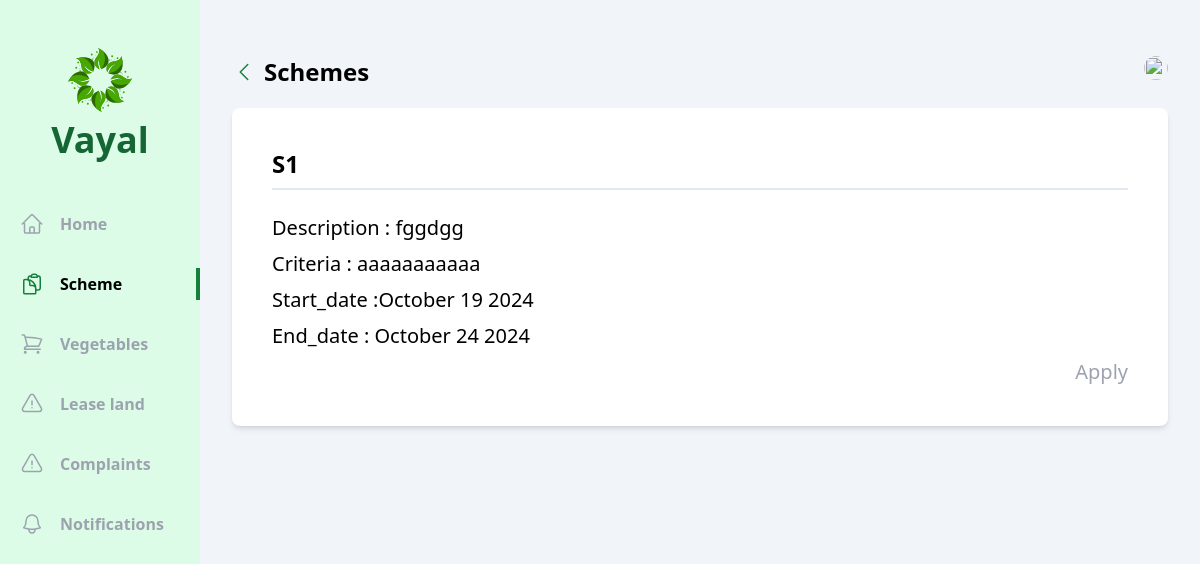
The app's page /user/schemes/2/ with its own data.
### officer/models.py (models this page shows, shortened)
class Scheme(models.Model):
    name=models.CharField(max_length=250)
    type=models.CharField(max_length=50,choices=schem_type)
    description=models.CharField(max_length=250)
    criteria=models.CharField(max_length=250)
    start_date=models.DateTimeField(auto_now_add=True)
    end_date=models.DateField()

### vayal_user/views/schemes.py (the view)
# urls.py: path('schemes/<int:id>/',schemes.details,name='details_schemes'),
def details(request,id):
    scheme=Scheme.objects.get(id=id)
    return render(request,'vayal_user/schemes/details.html',{'scheme':scheme})

### vayal_user/templates/vayal_user/schemes/details.html (shortened to what this page needs)
{% extends 'base.html' %}
{% block content %}
<div class="flex  bg-slate-100">
  <div class="w-2/12 bg-green-100 flex flex-col items-center pb-10">
      <div class="my-12 flex flex-col gap-2 justify-center items-center">
          <h1 class="text-4xl font-bold text-green-800 ">Vayal</h1>
      </div>
      <ul class="flex flex-col gap-7 w-full font-bold text-gray-400">
        <li class="w-full flex items-center px-5 py-1 gap-4 group hover:text-gray-500 cursor-pointer hover:border-green-700 hover:border-r-4">
              <a href="{% url 'vayal_user:home' %}">Home</a>
          </li>
          <li class="w-full flex items-center px-5 py-1 gap-4 border-r-4 text-black border-green-700">
              <a href="{% url 'vayal_user:schemes' %}">Scheme</a>
          </li>
          <li class="w-full flex items-center px-5 py-1 gap-4 group hover:text-gray-500 cursor-pointer hover:border-green-700 hover:border-r-4">
            <a href="{% url 'vayal_user:vegetables' %}">Vegetables</a>
        </li>
        <li class="w-full flex items-center px-5 py-1 gap-4 group hover:text-gray-500 cursor-pointer hover:border-green-700 hover:border-r-4">
            <a href="{% url 'vayal_user:complaints' %}">Lease land</a>
        </li>
        <li class="w-full flex items-center px-5 py-1 gap-4 group hover:text-gray-500 cursor-pointer hover:border-green-700 hover:border-r-4">
            <a href="{% url 'vayal_user:complaints' %}">Complaints</a>
        </li>
        <li class="w-full flex items-center px-5 py-1 gap-4 group hover:text-gray-500 cursor-pointer hover:border-green-700 hover:border-r-4">
            <a href="{% url 'vayal_user:notifications' %}">Notifications</a>
        </li>
      </ul>
    </div>
    <div class="w-10/12 h-screen overflow-y-auto px-8 py-14">
      <div class="flex justify-between mb-5">
        <div class="flex items-center gap-2">
            <a class="text-green-700" href="{% url 'vayal_user:schemes' %}">
                <svg xmlns="http://www.w3.org/2000/svg" fill="none" viewBox="0 0 24 24" stroke-width="1.5" stroke="currentColor" class="w-6 h-6">
                    <path stroke-linecap="round" stroke-linejoin="round" d="M15.75 19.5L8.25 12l7.5-7.5" />
                </svg>
            </a>
            <h1 class="text-2xl font-bold">Schemes</h1>
        </div>
          <div class="relative">
              <img id="profile" src="/uploads/{{student.image}}" class="h-6 w-6 rounded-full cursor-pointer" alt="">
          </div>
      </div>
        <div class="max-h-xl mx-auto   p-6 bg-white rounded-lg shadow-md ">
            <div class="flex flex-col text-xl bg-white p-4 rounded-md gap-2">
                <span class="text-2xl font-bold mb-4 pb-2 border-b-2 border-slate-200">{{scheme.name }}</span>
                <span> Description : {{scheme.description}}</span>
                <span> Criteria : {{scheme.criteria}} </span>
                <span> Start_date :{{scheme.start_date  | date:"F d Y" }}</span>
                <span>End_date : {{scheme.end_date  | date:"F d Y" }}</span>
                <div class="flex justify-end ">
                    <a href ="{% url 'vayal_user:scheme_apply' %}" class="text-xl text-gray-400 ">Apply</a>
                </div>
            </div>
        </div>
    </div>
</div>
{% endblock content %}

### records on screen
Scheme: name "S1", description "fggdgg", criteria "aaaaaaaaaaa", start_date "October 19 2024", end_date "October 24 2024"
